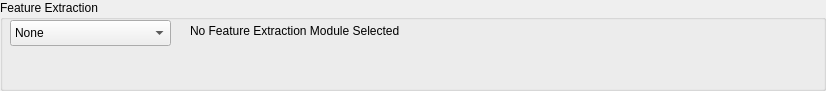
      <widget class="QGroupBox" name="groupBox_13">
       <property name="geometry">
        <rect>
         <x>10</x>
         <y>130</y>
         <width>826</width>
         <height>91</height>
        </rect>
       </property>
       <property name="title">
        <string>Feature Extraction</string>
       </property>
       <widget class="QComboBox" name="pipelineTool_featureExtractionType">
        <property name="geometry">
         <rect>
          <x>10</x>
          <y>20</y>
          <width>161</width>
          <height>26</height>
         </rect>
        </property>
        <item>
         <property name="text">
          <string>None</string>
         </property>
        </item>
       </widget>
       <widget class="QStackedWidget" name="stackedWidget_3">
        <property name="geometry">
         <rect>
          <x>180</x>
          <y>20</y>
          <width>641</width>
          <height>66</height>
         </rect>
        </property>
        <property name="currentIndex">
         <number>0</number>
        </property>
        <widget class="QWidget" name="page_13">
         <widget class="QLabel" name="label_38">
          <property name="geometry">
           <rect>
            <x>10</x>
            <y>0</y>
            <width>251</width>
            <height>21</height>
           </rect>
          </property>
          <property name="text">
           <string>No Feature Extraction Module Selected</string>
          </property>
         </widget>
        </widget>
        <widget class="QWidget" name="page_14"/>
       </widget>
      </widget>
